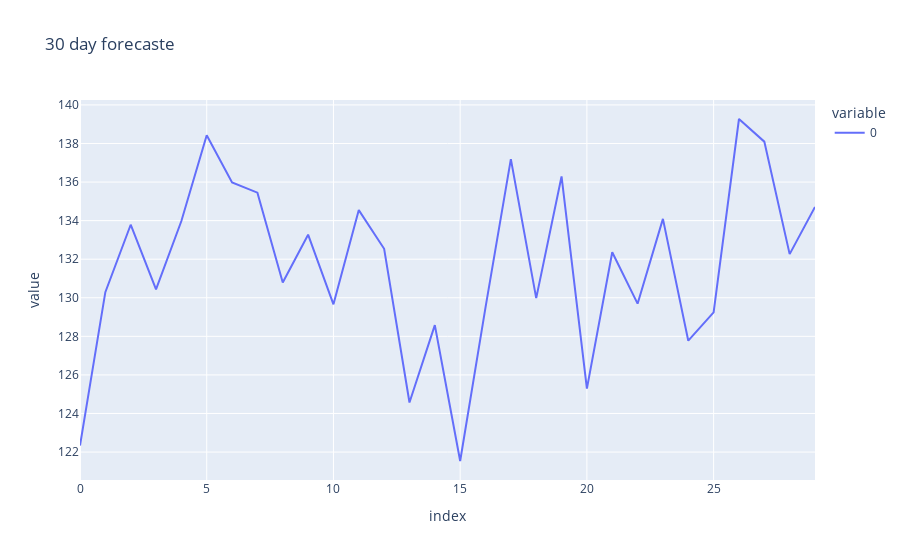

This figure's notebook cell:
### Code cell
import plotly.express as px
fig = px.line(y_pred_inv,  title='30 day forecaste')
fig.show()

### Figure 1 — Plotly figure (JSON) as saved in the notebook; plotly's stock layout.template omitted (floating-point values rounded to 4 significant figures)
{"data": [{"hovertemplate": "variable=0<br>index=%{x}<br>value=%{y}<extra></extra>", "legendgroup": "0", "line": {"color": "#636efa", "dash": "solid"}, "marker": {"symbol": "circle"}, "mode": "lines", "name": "0", "orientation": "v", "showlegend": true, "type": "scatter", "x": [0, 1, 2, 3, 4, 5, 6, 7, 8, 9, 10, 11, 12, 13, 14, 15, 16, 17, 18, 19, 20, 21, 22, 23, 24, 25, 26, 27, 28, 29], "xaxis": "x", "y": [122.3, 130.3, 133.8, 130.4, 134.0, 138.4, 136.0, 135.4, 130.8, 133.3, 129.7, 134.5, 132.5, 124.6, 128.6, 121.5, 129.5, 137.2, 130.0, 136.3, 125.3, 132.4, 129.7, 134.1, 127.8, 129.2, 139.3, 138.1, 132.3, 134.7], "yaxis": "y"}], "layout": {"legend": {"title": {"text": "variable"}, "tracegroupgap": 0}, "title": {"text": "30 day forecaste"}, "xaxis": {"anchor": "y", "domain": [0, 1], "title": {"text": "index"}}, "yaxis": {"anchor": "x", "domain": [0, 1], "title": {"text": "value"}}}}
